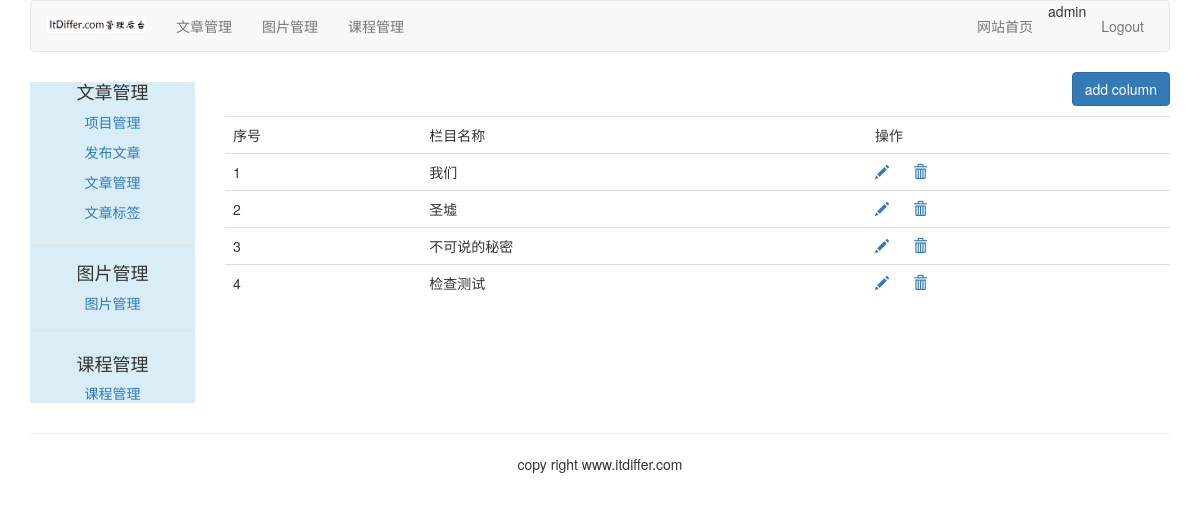
The page /article/article-column/ (signed in) on the database its author committed.
### article/models.py (models this page shows, shortened)
class ArticleColumn(models.Model):             # 栏目
    user = models.ForeignKey(User, related_name='article_column', on_delete=models.CASCADE)
    column = models.CharField(max_length=200)
    created = models.DateField(auto_now_add=True)

### article/views.py (the view, shortened to what this page needs)
# urls.py: path('article-column/', views.article_column, name='article_column'),  # 栏目管理
@login_required(login_url='/account/login/')
@csrf_exempt             #解决提交表单的 csrf 问题
def article_column(request):
    if request.method == "GET":
        columns = ArticleColumn.objects.filter(user=request.user)
        column_form =AtricleColumnForm()
        return render(request,"article/column/article_column.html",{"columns":columns,"column_form":column_form})

### templates/article/column/article_column.html (shortened to what this page needs)
{% extends "article/base.html" %}
{% load staticfiles %}
{% block content %}
<div>
    <p class="text-right"><button id= "add_column" onclick="add_column()" class="btn btn-primary">add column</button></p>
    <table class="table table-hover">
    	<tr>
    		<td>序号</td>
    		<td>栏目名称</td>
    		<td>操作</td>
    	</tr>
    	{% for column in columns %}
    	<tr>
    	    <td>{{ forloop.counter }}</td>
    	    <td>{{ column.column }}</td>
    	    <td>
                <a name="edit" href="javascript:" onclick="edit_column(this, {{ column.id }})"><span class="glyphicon glyphicon-pencil"></span></a>
                <a name="delete" href="javascript:" onclick="del_column(this, {{ column.id }})"><span class="glyphicon glyphicon-trash" style="margin-left:20px;"></span></a>
            </td>
    	</tr>
    	{% empty %}
    	<p>还没有设置栏目，太懒了。</p>
    	{% endfor %}
    </table>
</div>
</div>
{% endblock %}

### templates/article/header.html
{% load staticfiles%}
<div class="container-fluid">
   <nav class="navbar navbar-default" role="navigation" >
        <div class="navbar-header">
             <a class="navbar-brand" href="http://www.itdiffer.com">
                 <img width="100px" src="{% static 'images/backlogo.png'%}">
             </a>
         </div>
       <div>
           <ul class="nav navbar-nav">
               <li><a href="{% url 'article:article_column' %}" >文章管理</a></li>
               <li><a href="{% url 'image:list_images' %}">图片管理</a></li>
                <li><a href="{% url 'course:manage_course' %}">课程管理</a></li>
           </ul>
            <ul class="nav navbar-nav navbar-right" style="margin-right:10px ">
               <li><a href="{% url 'blog:blog_title' %}" >网站首页</a></li>
                <li><span>{{ user.username }}</span></li>
                <li><a href="{% url 'account:user_logout'%}">Logout</a> </li>
           </ul>
       </div>
    </nav>
</div>

### rows shown on the page
ArticleColumn: column "我们"
ArticleColumn: column "圣墟"
ArticleColumn: column "不可说的秘密"
ArticleColumn: column "检查测试"

### other values the page prints
{{ user.username }} "admin"
